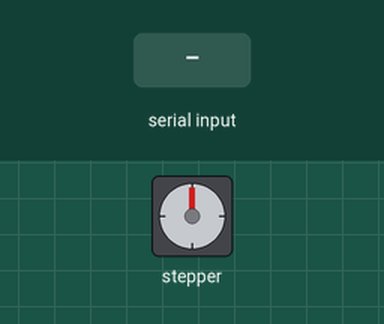
The sketch below on a simulated Arduino Uno, built with avr-gcc and run on an emulated ATmega328P. Parts: stepper motor. The test bench sets the inputs (shaded band). Stepper angles assume 200 steps per turn.

Above: at 1.2 s.
1.3 s: "AZ90\n" received over Serial
At 2.15 s:
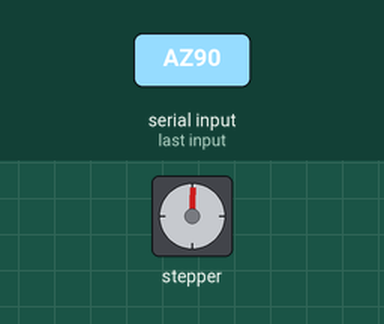
At 3.7 s:
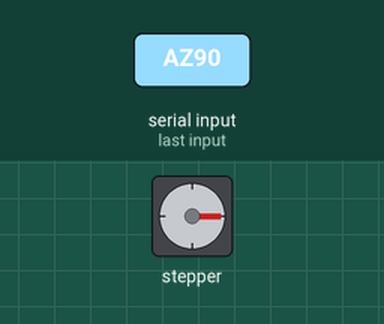
4.0 s: "AZ90\n" received over Serial
At 5.8 s:
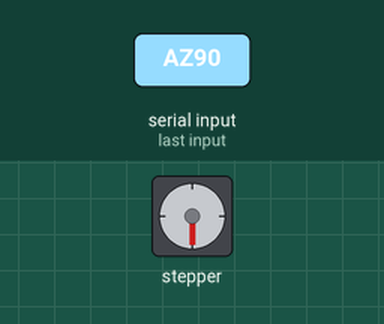
Timing chart, 0 to 7.3 s (numbered marks = the images above; inputs shaded):
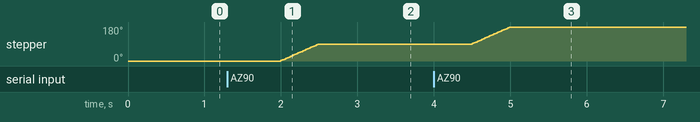

Measured:
- after the input at 1.3 s, stepper: turns 90° clockwise in 0.48 s, starting after 0.70 s
- after the input at 4.0 s, stepper: turns 90° clockwise in 0.48 s, starting after 0.51 s

The sketch:

rotor_demo.ino
```cpp
// Controlador de rotor PAKAL (ejemplo para demo del análisis IA)
#include <Stepper.h>

const char* WIFI_PASSWORD = "explore-up-2026";
Stepper motorAz(200, 8, 9, 10, 11);
String buffer;

void setup() {
  Serial.begin(9600);
  motorAz.setSpeed(30);
}

void loop() {
  if (Serial.available()) {
    buffer = Serial.readStringUntil('\n');
    if (buffer.startsWith("AZ")) {
      int grados = buffer.substring(2).toInt();
      motorAz.step(grados * 200 / 360);   // TODO: considerar la reducción del engrane
    }
  }
  delay(1000);
}
```
